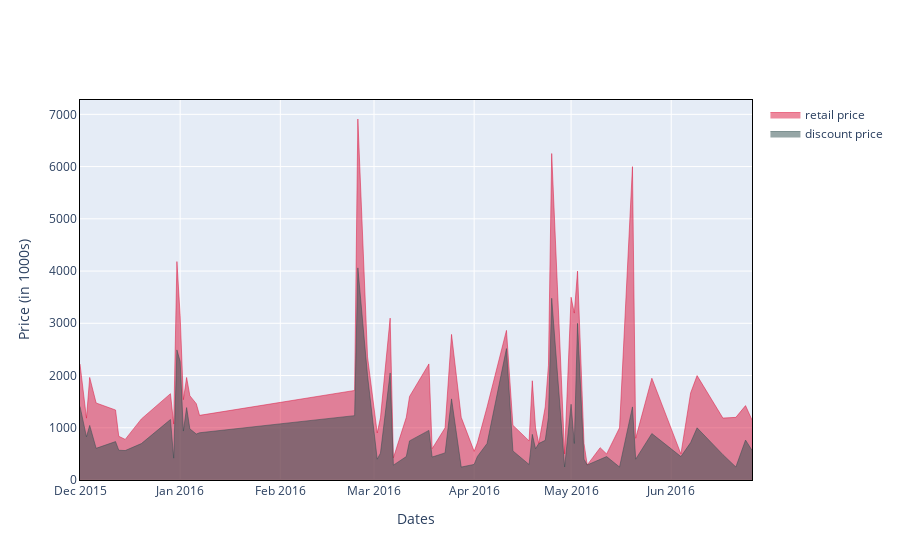

The code cell stored with this chart in its notebook:
### Code cell
# Here using area chart we differentiate the retail_price & discounted_price...

df_date_retail = pd.DataFrame(df.groupby("date")[["retail_price"]].mean().reset_index())
df_date_discount = pd.DataFrame(df.groupby("date")[["discounted_price"]].mean().reset_index())
df_date_price=pd.concat([df_date_retail,df_date_discount],axis=1)
df_date_price = df_date_price.loc[:,~df_date_price.columns.duplicated()] #remove duplicate columns

#Plot
x=df_date_price['date']
y1=df_date_price['retail_price']
y2=df_date_price['discounted_price']

fig_area2 = go.Figure()
fig_area2.add_trace(go.Scatter(x=x, y=y1, fill='tozeroy',name='retail price',
                               line=dict(width=0.5, color='crimson'))) # fill down to xaxis
fig_area2.add_trace(go.Scatter(x=x, y=y2, fill='tozeroy',name='discount price',
                               line=dict(width=0.5, color='darkslategray')
                              )) # fill to trace0 y

fig_area2.update_layout(
    xaxis_title="Dates",
    yaxis_title="Price (in 1000s)",
    # template="plotly_dark",
    
)
fig_area2.update_xaxes(showline=True, linewidth=1, linecolor='black', mirror=True)
fig_area2.update_yaxes(showline=True, linewidth=1, linecolor='black', mirror=True)
fig_area2.show()

### Figure 1 — Plotly figure (JSON) as saved in the notebook; plotly's stock layout.template omitted (floating-point values rounded to 4 significant figures)
{"data": [{"fill": "tozeroy", "line": {"color": "crimson", "width": 0.5}, "name": "retail price", "type": "scatter", "x": ["2015-12-01", "2015-12-03", "2015-12-04", "2015-12-06", "2015-12-12", "2015-12-13", "2015-12-15", "2015-12-20", "2015-12-29", "2015-12-30", "2015-12-31", "2016-01-01", "2016-01-02", "2016-01-03", "2016-01-04", "2016-01-06", "2016-01-07", "2016-02-24", "2016-02-25", "2016-02-28", "2016-03-02", "2016-03-03", "2016-03-06", "2016-03-07", "2016-03-11", "2016-03-12", "2016-03-18", "2016-03-19", "2016-03-23", "2016-03-25", "2016-03-28", "2016-04-01", "2016-04-02", "2016-04-05", "2016-04-11", "2016-04-13", "2016-04-18", "2016-04-19", "2016-04-20", "2016-04-21", "2016-04-23", "2016-04-24", "2016-04-25", "2016-04-29", "2016-05-01", "2016-05-02", "2016-05-03", "2016-05-05", "2016-05-06", "2016-05-10", "2016-05-12", "2016-05-16", "2016-05-20", "2016-05-21", "2016-05-26", "2016-06-04", "2016-06-07", "2016-06-09", "2016-06-17", "2016-06-21", "2016-06-24", "2016-06-26"], "y": [2221.0, 1184.0, 1964.0, 1474.0, 1340.0, 836.6, 777.6, 1170.0, 1652.0, 1071.0, 4182.0, 3147.0, 1537, 1964.0, 1615.0, 1460.0, 1237.0, 1714.0, 6911, 2357.0, 900, 1191.0, 3099, 424.5, 1199, 1599, 2222, 599, 999, 2788.0, 1199, 549, 711.6, 1399, 2864.0, 1048.0, 749, 1900, 998, 699, 1399, 2199, 6250, 498.5, 3499, 3195, 3999, 700, 288, 618.7, 499, 999, 5999, 799, 1949, 499, 1666, 1999, 1185.0, 1199, 1424, 1150]}, {"fill": "tozeroy", "line": {"color": "darkslategray", "width": 0.5}, "name": "discount price", "type": "scatter", "x": ["2015-12-01", "2015-12-03", "2015-12-04", "2015-12-06", "2015-12-12", "2015-12-13", "2015-12-15", "2015-12-20", "2015-12-29", "2015-12-30", "2015-12-31", "2016-01-01", "2016-01-02", "2016-01-03", "2016-01-04", "2016-01-06", "2016-01-07", "2016-02-24", "2016-02-25", "2016-02-28", "2016-03-02", "2016-03-03", "2016-03-06", "2016-03-07", "2016-03-11", "2016-03-12", "2016-03-18", "2016-03-19", "2016-03-23", "2016-03-25", "2016-03-28", "2016-04-01", "2016-04-02", "2016-04-05", "2016-04-11", "2016-04-13", "2016-04-18", "2016-04-19", "2016-04-20", "2016-04-21", "2016-04-23", "2016-04-24", "2016-04-25", "2016-04-29", "2016-05-01", "2016-05-02", "2016-05-03", "2016-05-05", "2016-05-06", "2016-05-10", "2016-05-12", "2016-05-16", "2016-05-20", "2016-05-21", "2016-05-26", "2016-06-04", "2016-06-07", "2016-06-09", "2016-06-17", "2016-06-21", "2016-06-24", "2016-06-26"], "y": [1409.0, 826.9, 1045.0, 606.8, 735.6, 569.7, 563.6, 697.2, 1158.0, 418.0, 2490.0, 2272.0, 937, 1386.0, 978.8, 880.3, 904.4, 1232.0, 4061.0, 1996.0, 399, 514, 2049, 284.5, 449, 749, 949.5, 440, 519, 1553, 247, 299, 450.2, 699, 2516, 556.5, 297, 874, 598, 699, 758.7, 1199, 3480, 249, 1450, 699, 2999, 399, 288, 395.2, 449, 249, 1399, 399, 889, 449, 716, 999, 485.3, 249, 764, 569]}], "layout": {"autosize": true, "xaxis": {"autorange": true, "linecolor": "black", "linewidth": 1, "mirror": true, "range": ["2015-12-01", "2016-06-26"], "showline": true, "title": {"text": "Dates"}, "type": "date"}, "yaxis": {"autorange": true, "linecolor": "black", "linewidth": 1, "mirror": true, "range": [0, 7275.0], "showline": true, "title": {"text": "Price (in 1000s)"}, "type": "linear"}}}
